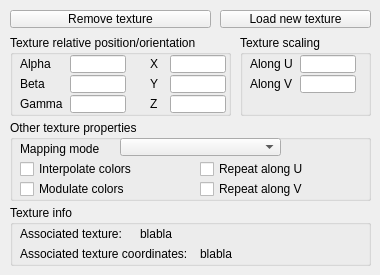
<?xml version="1.0" encoding="UTF-8"?>
<ui version="4.0">
 <class>CQDlgTextures</class>
 <widget class="QDialog" name="CQDlgTextures">
  <property name="geometry">
   <rect>
    <x>0</x>
    <y>0</y>
    <width>380</width>
    <height>275</height>
   </rect>
  </property>
  <property name="windowTitle">
   <string>Texture Properties</string>
  </property>
  <property name="locale">
   <locale language="English" country="UnitedStates"/>
  </property>
  <widget class="QGroupBox" name="groupBox">
   <property name="geometry">
    <rect>
     <x>10</x>
     <y>35</y>
     <width>221</width>
     <height>81</height>
    </rect>
   </property>
   <property name="title">
    <string>Texture relative position/orientation</string>
   </property>
   <property name="flat">
    <bool>true</bool>
   </property>
   <widget class="QLabel" name="label">
    <property name="geometry">
     <rect>
      <x>10</x>
      <y>20</y>
      <width>51</width>
      <height>18</height>
     </rect>
    </property>
    <property name="text">
     <string>Alpha</string>
    </property>
   </widget>
   <widget class="QLineEdit" name="qqAlpha">
    <property name="geometry">
     <rect>
      <x>60</x>
      <y>20</y>
      <width>56</width>
      <height>18</height>
     </rect>
    </property>
   </widget>
   <widget class="QLabel" name="label_2">
    <property name="geometry">
     <rect>
      <x>10</x>
      <y>40</y>
      <width>51</width>
      <height>18</height>
     </rect>
    </property>
    <property name="text">
     <string>Beta</string>
    </property>
   </widget>
   <widget class="QLineEdit" name="qqBeta">
    <property name="geometry">
     <rect>
      <x>60</x>
      <y>40</y>
      <width>56</width>
      <height>18</height>
     </rect>
    </property>
   </widget>
   <widget class="QLabel" name="label_3">
    <property name="geometry">
     <rect>
      <x>10</x>
      <y>60</y>
      <width>51</width>
      <height>18</height>
     </rect>
    </property>
    <property name="text">
     <string>Gamma</string>
    </property>
   </widget>
   <widget class="QLineEdit" name="qqGamma">
    <property name="geometry">
     <rect>
      <x>60</x>
      <y>60</y>
      <width>56</width>
      <height>18</height>
     </rect>
    </property>
   </widget>
   <widget class="QLabel" name="label_4">
    <property name="geometry">
     <rect>
      <x>140</x>
      <y>40</y>
      <width>21</width>
      <height>18</height>
     </rect>
    </property>
    <property name="text">
     <string>Y</string>
    </property>
   </widget>
   <widget class="QLineEdit" name="qqY">
    <property name="geometry">
     <rect>
      <x>160</x>
      <y>40</y>
      <width>56</width>
      <height>18</height>
     </rect>
    </property>
   </widget>
   <widget class="QLabel" name="label_5">
    <property name="geometry">
     <rect>
      <x>140</x>
      <y>60</y>
      <width>21</width>
      <height>18</height>
     </rect>
    </property>
    <property name="text">
     <string>Z</string>
    </property>
   </widget>
   <widget class="QLineEdit" name="qqZ">
    <property name="geometry">
     <rect>
      <x>160</x>
      <y>60</y>
      <width>56</width>
      <height>18</height>
     </rect>
    </property>
   </widget>
   <widget class="QLabel" name="label_6">
    <property name="geometry">
     <rect>
      <x>140</x>
      <y>20</y>
      <width>21</width>
      <height>18</height>
     </rect>
    </property>
    <property name="text">
     <string>X</string>
    </property>
   </widget>
   <widget class="QLineEdit" name="qqX">
    <property name="geometry">
     <rect>
      <x>160</x>
      <y>20</y>
      <width>56</width>
      <height>18</height>
     </rect>
    </property>
   </widget>
  </widget>
  <widget class="QGroupBox" name="groupBox_2">
   <property name="geometry">
    <rect>
     <x>240</x>
     <y>35</y>
     <width>131</width>
     <height>81</height>
    </rect>
   </property>
   <property name="title">
    <string>Texture scaling</string>
   </property>
   <property name="flat">
    <bool>true</bool>
   </property>
   <widget class="QLabel" name="label_7">
    <property name="geometry">
     <rect>
      <x>10</x>
      <y>40</y>
      <width>51</width>
      <height>18</height>
     </rect>
    </property>
    <property name="text">
     <string>Along V</string>
    </property>
   </widget>
   <widget class="QLineEdit" name="qqV">
    <property name="geometry">
     <rect>
      <x>60</x>
      <y>40</y>
      <width>56</width>
      <height>18</height>
     </rect>
    </property>
   </widget>
   <widget class="QLabel" name="label_8">
    <property name="geometry">
     <rect>
      <x>10</x>
      <y>20</y>
      <width>51</width>
      <height>18</height>
     </rect>
    </property>
    <property name="text">
     <string>Along U</string>
    </property>
   </widget>
   <widget class="QLineEdit" name="qqU">
    <property name="geometry">
     <rect>
      <x>60</x>
      <y>20</y>
      <width>56</width>
      <height>18</height>
     </rect>
    </property>
   </widget>
  </widget>
  <widget class="QGroupBox" name="groupBox_3">
   <property name="geometry">
    <rect>
     <x>10</x>
     <y>120</y>
     <width>361</width>
     <height>81</height>
    </rect>
   </property>
   <property name="title">
    <string>Other texture properties</string>
   </property>
   <property name="flat">
    <bool>true</bool>
   </property>
   <widget class="QCheckBox" name="qqInterpolate">
    <property name="geometry">
     <rect>
      <x>10</x>
      <y>40</y>
      <width>151</width>
      <height>18</height>
     </rect>
    </property>
    <property name="focusPolicy">
     <enum>Qt::StrongFocus</enum>
    </property>
    <property name="text">
     <string>Interpolate colors</string>
    </property>
   </widget>
   <widget class="QCheckBox" name="qqModulate">
    <property name="geometry">
     <rect>
      <x>10</x>
      <y>60</y>
      <width>151</width>
      <height>18</height>
     </rect>
    </property>
    <property name="focusPolicy">
     <enum>Qt::StrongFocus</enum>
    </property>
    <property name="text">
     <string>Modulate colors</string>
    </property>
   </widget>
   <widget class="QCheckBox" name="qqRepeatU">
    <property name="geometry">
     <rect>
      <x>190</x>
      <y>40</y>
      <width>151</width>
      <height>18</height>
     </rect>
    </property>
    <property name="focusPolicy">
     <enum>Qt::StrongFocus</enum>
    </property>
    <property name="text">
     <string>Repeat along U</string>
    </property>
   </widget>
   <widget class="QCheckBox" name="qqRepeatV">
    <property name="geometry">
     <rect>
      <x>190</x>
      <y>60</y>
      <width>151</width>
      <height>18</height>
     </rect>
    </property>
    <property name="focusPolicy">
     <enum>Qt::StrongFocus</enum>
    </property>
    <property name="text">
     <string>Repeat along V</string>
    </property>
   </widget>
   <widget class="QComboBox" name="qqMapMode">
    <property name="geometry">
     <rect>
      <x>110</x>
      <y>18</y>
      <width>161</width>
      <height>18</height>
     </rect>
    </property>
   </widget>
   <widget class="QLabel" name="label_11">
    <property name="geometry">
     <rect>
      <x>10</x>
      <y>20</y>
      <width>91</width>
      <height>18</height>
     </rect>
    </property>
    <property name="text">
     <string>Mapping mode</string>
    </property>
   </widget>
  </widget>
  <widget class="QToolButton" name="qqRemoveSelect">
   <property name="geometry">
    <rect>
     <x>10</x>
     <y>10</y>
     <width>201</width>
     <height>18</height>
    </rect>
   </property>
   <property name="focusPolicy">
    <enum>Qt::StrongFocus</enum>
   </property>
   <property name="text">
    <string>Remove texture</string>
   </property>
  </widget>
  <widget class="QToolButton" name="qqLoad">
   <property name="geometry">
    <rect>
     <x>220</x>
     <y>10</y>
     <width>151</width>
     <height>18</height>
    </rect>
   </property>
   <property name="focusPolicy">
    <enum>Qt::StrongFocus</enum>
   </property>
   <property name="text">
    <string>Load new texture</string>
   </property>
  </widget>
  <widget class="QGroupBox" name="groupBox_4">
   <property name="geometry">
    <rect>
     <x>10</x>
     <y>205</y>
     <width>361</width>
     <height>61</height>
    </rect>
   </property>
   <property name="title">
    <string>Texture info</string>
   </property>
   <property name="flat">
    <bool>true</bool>
   </property>
   <widget class="QLabel" name="label_10">
    <property name="geometry">
     <rect>
      <x>10</x>
      <y>40</y>
      <width>181</width>
      <height>18</height>
     </rect>
    </property>
    <property name="text">
     <string>Associated texture coordinates:</string>
    </property>
   </widget>
   <widget class="QLabel" name="qqTextureName">
    <property name="geometry">
     <rect>
      <x>130</x>
      <y>20</y>
      <width>241</width>
      <height>18</height>
     </rect>
    </property>
    <property name="text">
     <string>blabla</string>
    </property>
   </widget>
   <widget class="QLabel" name="label_9">
    <property name="geometry">
     <rect>
      <x>10</x>
      <y>20</y>
      <width>121</width>
      <height>18</height>
     </rect>
    </property>
    <property name="text">
     <string>Associated texture:</string>
    </property>
   </widget>
   <widget class="QLabel" name="qqTextureCoordinates">
    <property name="geometry">
     <rect>
      <x>190</x>
      <y>40</y>
      <width>181</width>
      <height>18</height>
     </rect>
    </property>
    <property name="text">
     <string>blabla</string>
    </property>
   </widget>
  </widget>
 </widget>
 <tabstops>
  <tabstop>qqRemoveSelect</tabstop>
  <tabstop>qqLoad</tabstop>
  <tabstop>qqAlpha</tabstop>
  <tabstop>qqBeta</tabstop>
  <tabstop>qqGamma</tabstop>
  <tabstop>qqX</tabstop>
  <tabstop>qqY</tabstop>
  <tabstop>qqZ</tabstop>
  <tabstop>qqU</tabstop>
  <tabstop>qqV</tabstop>
  <tabstop>qqMapMode</tabstop>
  <tabstop>qqInterpolate</tabstop>
  <tabstop>qqModulate</tabstop>
  <tabstop>qqRepeatU</tabstop>
  <tabstop>qqRepeatV</tabstop>
 </tabstops>
 <resources/>
 <connections/>
</ui>
